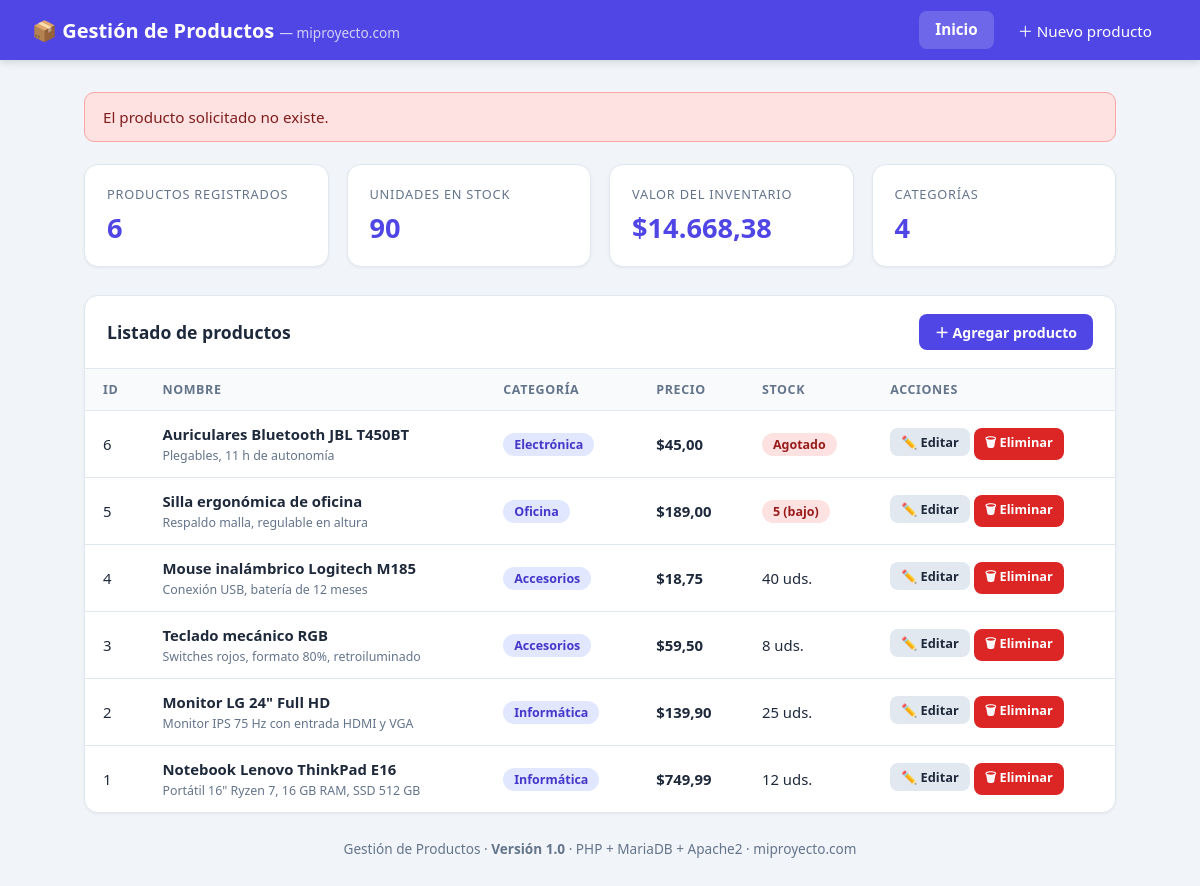
The app's page /index.php?msg=noexiste with its own data.
### tables this page shows
CREATE TABLE IF NOT EXISTS productos (
    id                INT UNSIGNED     NOT NULL AUTO_INCREMENT,
    nombre            VARCHAR(100)     NOT NULL,
    descripcion       TEXT             NULL,
    categoria         VARCHAR(50)      NOT NULL DEFAULT 'General',
    precio            DECIMAL(10,2)    NOT NULL DEFAULT 0.00,
    cantidad          INT UNSIGNED     NOT NULL DEFAULT 0,
    fecha_creacion    TIMESTAMP        NOT NULL DEFAULT CURRENT_TIMESTAMP,
    fecha_actualizacion TIMESTAMP      NOT NULL DEFAULT CURRENT_TIMESTAMP
                                       ON UPDATE CURRENT_TIMESTAMP,
    PRIMARY KEY (id),
    KEY idx_categoria (categoria)
);

### public/index.php (the view, shortened to what this page needs)
<?php
require __DIR__ . '/db.php';
$stats = $conexion
    ->query('SELECT COUNT(*) AS total,
                     COALESCE(SUM(cantidad), 0) AS unidades,
                     COALESCE(SUM(precio * cantidad), 0) AS valor,
                     COUNT(DISTINCT categoria) AS categorias
              FROM productos')
    ->fetch_assoc();
$productos = $conexion
    ->query('SELECT id, nombre, descripcion, categoria, precio, cantidad
             FROM productos
             ORDER BY id DESC');
$mensajes = [
    'creado'   => ['tipo' => 'exito', 'texto' => 'Producto creado correctamente.'],
    'editado'  => ['tipo' => 'exito', 'texto' => 'Producto actualizado correctamente.'],
    'eliminado'=> ['tipo' => 'exito', 'texto' => 'Producto eliminado correctamente.'],
    'noexiste' => ['tipo' => 'error', 'texto' => 'El producto solicitado no existe.'],
];
$mensaje = $_GET['msg'] ?? null;
if (isset($mensajes[$mensaje])) {
    $m = $mensajes[$mensaje];
}
?>
<!DOCTYPE html>
<html lang="es">
<head>
<link rel="stylesheet" href="assets/estilos.css">
</head>
<body>
<header class="navbar">
    <div class="marca">📦 Gestión de Productos <span>— miproyecto.com</span></div>
    <nav>
        <a href="index.php" class="activo">Inicio</a>
        <a href="crear.php">＋ Nuevo producto</a>
    </nav>
</header>
<main class="contenedor">
    <?php if (isset($m)): ?>
        <div class="msg <?= htmlspecialchars($m['tipo']) ?>">
            <?= htmlspecialchars($m['texto']) ?>
        </div>
    <?php endif; ?>
    <section class="estadisticas">
        <div class="tarjeta">
            <div class="etiqueta">Productos registrados</div>
            <div class="valor"><?= (int) $stats['total'] ?></div>
        </div>
        <div class="tarjeta">
            <div class="etiqueta">Unidades en stock</div>
            <div class="valor"><?= (int) $stats['unidades'] ?></div>
        </div>
        <div class="tarjeta">
            <div class="etiqueta">Valor del inventario</div>
            <div class="valor">$<?= number_format((float) $stats['valor'], 2, ',', '.') ?></div>
        </div>
        <div class="tarjeta">
            <div class="etiqueta">Categorías</div>
            <div class="valor"><?= (int) $stats['categorias'] ?></div>
        </div>
    </section>
    <section class="panel">
        <div class="panel-cabecera">
            <h2>Listado de productos</h2>
            <a href="crear.php" class="btn btn-primario">＋ Agregar producto</a>
        </div>
        <table>
            <thead>
                <tr>
                    <th>ID</th>
                    <th>Nombre</th>
                    <th>Categoría</th>
                    <th>Precio</th>
                    <th>Stock</th>
                    <th>Acciones</th>
                </tr>
            </thead>
            <tbody>
            <?php if ($productos->num_rows === 0): ?>
                <tr><td colspan="6" class="sin-datos">
                    No hay productos registrados todavía.
                </td></tr>
            <?php else: ?>
                <?php while ($p = $productos->fetch_assoc()): ?>
                <tr>
                    <td><?= (int) $p['id'] ?></td>
                    <td>
                        <strong><?= htmlspecialchars($p['nombre']) ?></strong><br>
                        <small style="color:#64748b">
                            <?= htmlspecialchars(mb_strimwidth($p['descripcion'] ?? '', 0, 70, '…')) ?>
                        </small>
                    </td>
                    <td><span class="insignia"><?= htmlspecialchars($p['categoria']) ?></span></td>
                    <td class="precio">$<?= number_format((float) $p['precio'], 2, ',', '.') ?></td>
                    <td>
                        <?php if ((int) $p['cantidad'] === 0): ?>
                            <span class="insignia baja">Agotado</span>
                        <?php elseif ((int) $p['cantidad'] <= 5): ?>
                            <span class="insignia baja"><?= (int) $p['cantidad'] ?> (bajo)</span>
                        <?php else: ?>
                            <?= (int) $p['cantidad'] ?> uds.
                        <?php endif; ?>
                    </td>
                    <td>
                        <a class="btn btn-neutro btn-mini" href="editar.php?id=<?= (int) $p['id'] ?>">✏️ Editar</a>
                        <a class="btn btn-peligro btn-mini" href="eliminar.php?id=<?= (int) $p['id'] ?>"
                           onclick="return confirm('¿Eliminar el producto «<?= htmlspecialchars($p['nombre']) ?>»?')">🗑 Eliminar</a>
                    </td>
                </tr>
                <?php endwhile; ?>
            <?php endif; ?>
            </tbody>
        </table>
    </section>
    <footer class="pie">
        Gestión de Productos · <strong>Versión 1.0</strong> · PHP + MariaDB + Apache2 · miproyecto.com
    </footer>
</main>
</body>
</html>

### public/assets/estilos.css (style rules this page uses)
:root { --primario: #4f46e5; --primario-osc: #4338ca; --fondo: #f1f5f9; --texto: #1e293b; --texto-suave: #64748b; --borde: #e2e8f0; --exito: #16a34a; --peligro: #dc2626; --ambar: #d97706; }
* { margin: 0; padding: 0; box-sizing: border-box; }
body { font-family: "Segoe UI", system-ui, -apple-system, Arial, sans-serif; background: var(--fondo); color: var(--texto); min-height: 100vh; }
a { text-decoration: none; color: inherit; }
.navbar { background: var(--primario); color: #fff; padding: 0 32px; height: 60px; display: flex; align-items: center; justify-content: space-between; box-shadow: 0 2px 8px rgba(0,0,0,.15); }
.navbar .marca { font-size: 1.25rem; font-weight: 600; }
.navbar .marca span { opacity: .75; font-weight: 400; font-size: .85rem; }
.navbar nav { display: flex; gap: 8px; }
.navbar nav a { padding: 8px 16px; border-radius: 8px; font-size: .95rem; transition: background .2s; }
.navbar nav a.activo { background: rgba(255,255,255,.18); font-weight: 600; }
.contenedor { max-width: 1080px; margin: 32px auto; padding: 0 24px; }
.msg { padding: 14px 18px; border-radius: 10px; margin-bottom: 22px; font-size: .95rem; border: 1px solid transparent; }
.msg.error { background: #fee2e2; color: #7f1d1d; border-color: #fca5a5; }
.estadisticas { display: grid; grid-template-columns: repeat(auto-fit, minmax(220px, 1fr)); gap: 18px; margin-bottom: 28px; }
.tarjeta { background: #fff; border: 1px solid var(--borde); border-radius: 14px; padding: 20px 22px; box-shadow: 0 1px 3px rgba(0,0,0,.06); }
.tarjeta .etiqueta { font-size: .8rem; text-transform: uppercase; letter-spacing: .06em; color: var(--texto-suave); margin-bottom: 6px; }
.tarjeta .valor { font-size: 1.7rem; font-weight: 700; color: var(--primario); }
.panel { background: #fff; border: 1px solid var(--borde); border-radius: 14px; box-shadow: 0 1px 3px rgba(0,0,0,.06); overflow: hidden; }
.panel-cabecera { display: flex; align-items: center; justify-content: space-between; padding: 18px 22px; border-bottom: 1px solid var(--borde); }
.panel-cabecera h2 { font-size: 1.1rem; }
table { width: 100%; border-collapse: collapse; font-size: .93rem; }
thead th { text-align: left; padding: 12px 18px; background: #f8fafc; color: var(--texto-suave); font-size: .78rem; text-transform: uppercase; letter-spacing: .05em; border-bottom: 1px solid var(--borde); }
tbody td { padding: 13px 18px; border-bottom: 1px solid var(--borde); vertical-align: middle; }
tbody tr:last-child td { border-bottom: none; }
td.precio { font-weight: 600; white-space: nowrap; }
.insignia { display: inline-block; padding: 3px 11px; border-radius: 999px; font-size: .78rem; font-weight: 600; background: #e0e7ff; color: var(--primario-osc); }
.insignia.baja { background: #fee2e2; color: #991b1b; }
.btn { display: inline-block; padding: 8px 16px; border: none; border-radius: 8px; font-size: .88rem; font-weight: 600; cursor: pointer; transition: filter .15s; }
.btn-primario { background: var(--primario); color: #fff; }
.btn-peligro { background: var(--peligro); color: #fff; }
.btn-neutro { background: #e2e8f0; color: var(--texto); }
.btn-mini { padding: 5px 11px; font-size: .8rem; }
.pie { text-align: center; color: var(--texto-suave); font-size: .85rem; padding: 26px 0 10px; }

### records on screen
productos: id "6", nombre "Auriculares Bluetooth JBL T450BT", descripcion "Plegables, 11 h de autonomía", categoria "Electrónica", precio "45,00", cantidad "Agotado"
productos: id "5", nombre "Silla ergonómica de oficina", descripcion "Respaldo malla, regulable en altura", categoria "Oficina", precio "189,00", cantidad "5"
productos: id "4", nombre "Mouse inalámbrico Logitech M185", descripcion "Conexión USB, batería de 12 meses", categoria "Accesorios", precio "18,75", cantidad "40"
productos: id "3", nombre "Teclado mecánico RGB", descripcion "Switches rojos, formato 80%, retroiluminado", categoria "Accesorios", precio "59,50", cantidad "8"
productos: id "2", nombre "Monitor LG 24\" Full HD", descripcion "Monitor IPS 75 Hz con entrada HDMI y VGA", categoria "Informática", precio "139,90", cantidad "25"
productos: id "1", nombre "Notebook Lenovo ThinkPad E16", descripcion "Portátil 16\" Ryzen 7, 16 GB RAM, SSD 512 GB", categoria "Informática", precio "749,99", cantidad "12"

### other values on screen
$m['texto'] "El producto solicitado no existe."
$stats['total'] "6"
$stats['unidades'] "90"
$stats['valor'] "14.668,38"
$stats['categorias'] "4"
